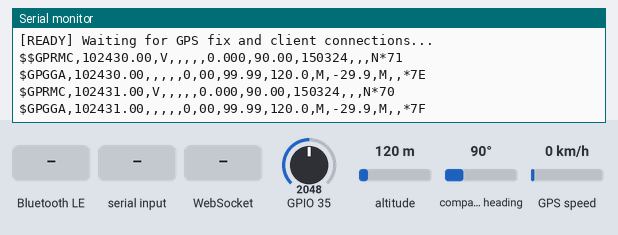
The sketch below on a simulated ESP32. Parts: the last lines printed to the serial monitor. The inputs (shaded band) are chosen by the test bench; at power-on: altitude 120 m, GPIO 35 = 2048, compass heading 90°, GPS speed 0 km/h. The GPS gets a fix after 3 s at 37.7749, -122.4194 with 8 satellites; nothing arrives over Bluetooth unless stated; a phone connects over Bluetooth LE 3 s after start.

Above: at 1.3 s.
1.4 s: altitude set to 20 m
At 2.9 s:
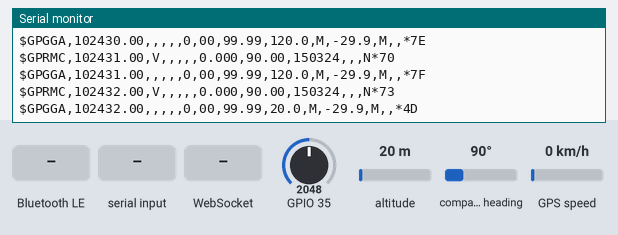
4.6 s: Bluetooth LE write "$" received
At 4.86 s:
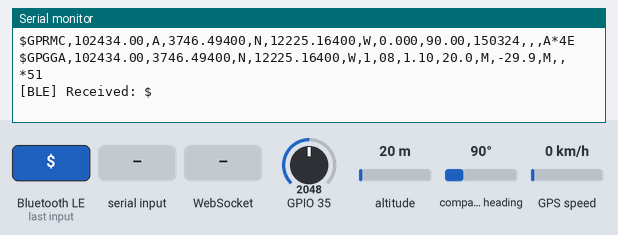
6.5 s: "$\n" received over the second serial link
At 6.9 s:
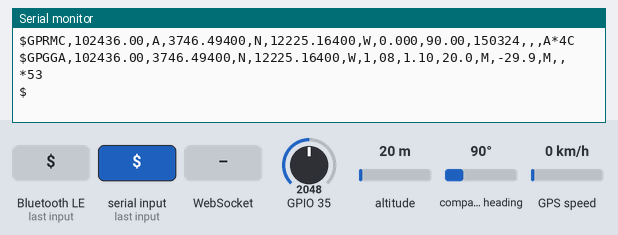
8.6 s: WebSocket text "$" received
At 9.1 s:
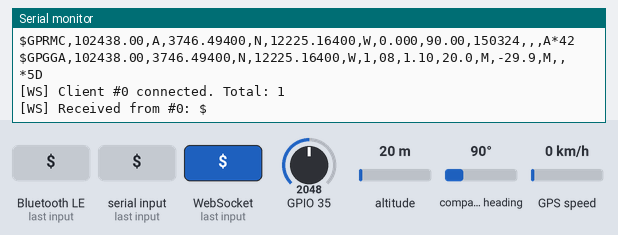
10.1 s: Bluetooth LE write "1" received
17.6 s: WebSocket text "1" received
At 18.1 s:
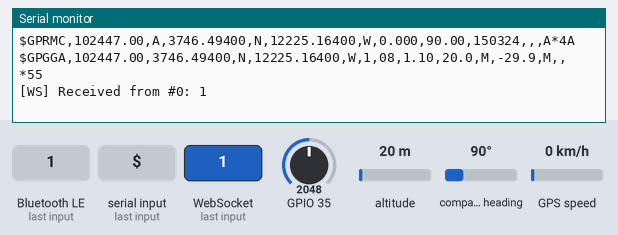

Measured:
- after the input at 1.4 s, the serial monitor: prints a new line after 0.74 s (image 1)
- after the input at 4.6 s, the serial monitor: prints a new line at once (image 2)
- after the input at 6.5 s, the serial monitor: prints a new line at once (image 3)
- after the input at 8.6 s, the serial monitor: prints a new line at once (image 4)
- after the input at 17.6 s, the serial monitor: prints a new line at once (image 5)

The sketch:

trailsync_esp32.ino
```cpp
/**
 * ============================================================
 *  TrailSync ESP32 Firmware
 * ============================================================
 *  Reads NMEA sentences from a NEO-6M GPS module on Serial2
 *  and broadcasts them to the TrailSync PWA via:
 *    1. WiFi Access Point  →  WebSocket server on port 81
 *    2. Bluetooth Low Energy  →  Nordic UART Service (NUS)
 *
 *  Also sends periodic JSON diagnostics that the app renders
 *  in the GPS Settings → Hardware Diagnostics panel.
 *
 *  Wiring (ESP32 ↔ NEO-6M):
 *    ESP32 3.3V   → VCC
 *    ESP32 GND    → GND
 *    ESP32 GPIO16 → TX  (GPS transmits, ESP receives)
 *    ESP32 GPIO17 → RX  (GPS receives, ESP transmits)
 *
 *  Required Arduino Libraries (install via Library Manager or CLI):
 *    1. WebSockets by Markus Sattler  (arduinoWebSockets)
 *    2. TinyGPSPlus by Mikal Hart
 *    3. ArduinoBLE                    (for BLE support)
 *
 *  Board: ESP32 Dev Module (via "esp32 by Espressif" board package)
 *
 *  Arduino CLI install commands:
 *    arduino-cli core install esp32:esp32
 *    arduino-cli lib install "WebSockets"
 *    arduino-cli lib install "TinyGPSPlus"
 *    arduino-cli lib install "ArduinoBLE"
 * ============================================================
 */

#include <WiFi.h>
#include <WebSocketsServer.h>
#include <TinyGPSPlus.h>
#include <BLEDevice.h>
#include <BLEServer.h>
#include <BLEUtils.h>
#include <BLE2902.h>

// ─────────────────────────── CONFIG ───────────────────────────

// WiFi Access Point credentials
const char* AP_SSID     = "TrailSync_GPS";
const char* AP_PASSWORD = "trailsync123";   // min 8 chars; set "" for open network

// GPS serial pins (Hardware Serial2)
#define GPS_RX_PIN 16   // ESP32 RX ← GPS TX
#define GPS_TX_PIN 17   // ESP32 TX → GPS RX
#define GPS_BAUD   9600 // NEO-6M default baud rate

// WebSocket server port (must match ws://192.168.4.1:81 in the app)
#define WS_PORT 81

// How often to send diagnostics JSON (milliseconds)
#define DIAG_INTERVAL_MS 5000

// Firmware version string shown in the app
#define FIRMWARE_VERSION "1.0.0"

// BLE Nordic UART Service UUIDs (must match bluetooth-client.js)
#define NUS_SERVICE_UUID        "6e400001-b5a3-f393-e0a9-e50e24dcca9e"
#define NUS_RX_CHARACTERISTIC   "6e400002-b5a3-f393-e0a9-e50e24dcca9e"  // App writes here
#define NUS_TX_CHARACTERISTIC   "6e400003-b5a3-f393-e0a9-e50e24dcca9e"  // App reads from here

// ─────────────────────────── GLOBALS ──────────────────────────

WebSocketsServer webSocket(WS_PORT);
TinyGPSPlus     gps;

// BLE globals
BLEServer*         pBLEServer         = nullptr;
BLECharacteristic* pTxCharacteristic  = nullptr;
bool               bleDeviceConnected = false;
bool               bleOldConnected    = false;

// NMEA line buffer (max NMEA sentence is ~82 chars, use 256 for safety)
char nmeaBuffer[256];
int  nmeaIdx = 0;

// Timing
unsigned long lastDiagMillis   = 0;
unsigned long bootMillis       = 0;

// Track connected WebSocket clients
uint8_t wsClientCount = 0;

// ─────────────────── BLE CALLBACKS ────────────────────────────

class BLEServerCB : public BLEServerCallbacks {
  void onConnect(BLEServer* pServer) override {
    bleDeviceConnected = true;
    Serial.println("[BLE] Client connected");
  }
  void onDisconnect(BLEServer* pServer) override {
    bleDeviceConnected = false;
    Serial.println("[BLE] Client disconnected");
  }
};

// Optional: handle writes from the app (not currently used by TrailSync)
class BLERxCB : public BLECharacteristicCallbacks {
  void onWrite(BLECharacteristic* pChar) override {
    String rx = pChar->getValue();
    if (rx.length() > 0) {
      Serial.printf("[BLE] Received: %s\n", rx.c_str());
    }
  }
};

// ─────────────────── WebSocket CALLBACKS ──────────────────────

void onWebSocketEvent(uint8_t clientNum, WStype_t type, uint8_t* payload, size_t length) {
  switch (type) {
    case WStype_CONNECTED:
      wsClientCount++;
      Serial.printf("[WS] Client #%u connected. Total: %u\n", clientNum, wsClientCount);
      break;

    case WStype_DISCONNECTED:
      if (wsClientCount > 0) wsClientCount--;
      Serial.printf("[WS] Client #%u disconnected. Total: %u\n", clientNum, wsClientCount);
      break;

    case WStype_TEXT:
      // The app doesn't send commands, but log if it does
      Serial.printf("[WS] Received from #%u: %s\n", clientNum, payload);
      break;

    default:
      break;
  }
}

// ─────────────────────── SETUP ────────────────────────────────

void setup() {
  // Debug serial
  Serial.begin(115200);
  Serial.println();
  Serial.println("================================");
  Serial.println("  TrailSync ESP32 GPS Firmware");
  Serial.println("================================");

  bootMillis = millis();

  // ---- GPS Serial ----
  Serial2.begin(GPS_BAUD, SERIAL_8N1, GPS_RX_PIN, GPS_TX_PIN);
  Serial.printf("[GPS] Serial2 started on RX=%d TX=%d @ %d baud\n", GPS_RX_PIN, GPS_TX_PIN, GPS_BAUD);

  // ---- WiFi Access Point ----
  WiFi.mode(WIFI_AP);
  WiFi.softAP(AP_SSID, AP_PASSWORD);
  delay(100);
  Serial.printf("[WiFi] AP started: SSID=\"%s\"  IP=%s\n", AP_SSID, WiFi.softAPIP().toString().c_str());

  // ---- WebSocket Server ----
  webSocket.begin();
  webSocket.onEvent(onWebSocketEvent);
  Serial.printf("[WS] WebSocket server started on port %d\n", WS_PORT);
  Serial.printf("[WS] Connect from app: ws://%s:%d\n", WiFi.softAPIP().toString().c_str(), WS_PORT);

  // ---- BLE Setup ----
  setupBLE();

  Serial.println("[READY] Waiting for GPS fix and client connections...");
  Serial.println();
}

// ─────────────────────── BLE INIT ─────────────────────────────

void setupBLE() {
  BLEDevice::init("TrailSync_GPS");
  pBLEServer = BLEDevice::createServer();
  pBLEServer->setCallbacks(new BLEServerCB());

  // Create Nordic UART Service
  BLEService* pService = pBLEServer->createService(NUS_SERVICE_UUID);

  // TX Characteristic — the app subscribes to notifications on this
  pTxCharacteristic = pService->createCharacteristic(
    NUS_TX_CHARACTERISTIC,
    BLECharacteristic::PROPERTY_NOTIFY
  );
  pTxCharacteristic->addDescriptor(new BLE2902());

  // RX Characteristic — the app could write here (unused by TrailSync)
  BLECharacteristic* pRxCharacteristic = pService->createCharacteristic(
    NUS_RX_CHARACTERISTIC,
    BLECharacteristic::PROPERTY_WRITE | BLECharacteristic::PROPERTY_WRITE_NR
  );
  pRxCharacteristic->setCallbacks(new BLERxCB());

  pService->start();

  // Start advertising
  BLEAdvertising* pAdvertising = BLEDevice::getAdvertising();
  pAdvertising->addServiceUUID(NUS_SERVICE_UUID);
  pAdvertising->setScanResponse(true);
  pAdvertising->setMinPreferred(0x06);
  pAdvertising->setMinPreferred(0x12);
  BLEDevice::startAdvertising();

  Serial.println("[BLE] Nordic UART Service started, advertising as \"TrailSync_GPS\"");
}

// ─────────────────────── MAIN LOOP ────────────────────────────

void loop() {
  // 1. Service WebSocket events
  webSocket.loop();

  // 2. Handle BLE reconnection advertising
  if (!bleDeviceConnected && bleOldConnected) {
    delay(500);
    pBLEServer->startAdvertising();
    bleOldConnected = false;
  }
  if (bleDeviceConnected && !bleOldConnected) {
    bleOldConnected = true;
  }

  // 3. Read NMEA from GPS and broadcast
  while (Serial2.available()) {
    char c = Serial2.read();

    // Feed TinyGPS++ for satellite/fix info (used in diagnostics)
    gps.encode(c);

    // Build NMEA line
    if (c == '\n' || c == '\r') {
      if (nmeaIdx > 0) {
        nmeaBuffer[nmeaIdx] = '\0';

        // Only forward valid NMEA sentences (start with '$')
        if (nmeaBuffer[0] == '$') {
          broadcastNMEA(nmeaBuffer);
        }

        nmeaIdx = 0;
      }
    } else {
      if (nmeaIdx < (int)(sizeof(nmeaBuffer) - 1)) {
        nmeaBuffer[nmeaIdx++] = c;
      }
    }
  }

  // 4. Send periodic diagnostics
  if (millis() - lastDiagMillis >= DIAG_INTERVAL_MS) {
    lastDiagMillis = millis();
    sendDiagnostics();
  }
}

// ────────────────── BROADCAST NMEA ────────────────────────────

void broadcastNMEA(const char* sentence) {
  // --- WebSocket ---
  if (wsClientCount > 0) {
    webSocket.broadcastTXT(sentence);
  }

  // --- BLE ---
  if (bleDeviceConnected && pTxCharacteristic != nullptr) {
    // BLE MTU is typically 20 bytes; chunk the sentence if needed
    size_t len = strlen(sentence);
    size_t offset = 0;
    while (offset < len) {
      size_t chunk = min((size_t)20, len - offset);
      pTxCharacteristic->setValue((uint8_t*)(sentence + offset), chunk);
      pTxCharacteristic->notify();
      offset += chunk;
      delay(10); // Small delay between BLE chunks to prevent overflow
    }
    // Send newline delimiter so the app knows the sentence is complete
    pTxCharacteristic->setValue((uint8_t*)"\n", 1);
    pTxCharacteristic->notify();
  }

  // --- Debug serial ---
  Serial.println(sentence);
}

// ────────────────── DIAGNOSTICS JSON ──────────────────────────

void sendDiagnostics() {
  // Gather data
  unsigned long uptimeSec = (millis() - bootMillis) / 1000;
  int satellites = gps.satellites.isValid() ? gps.satellites.value() : 0;
  int wifiRSSI   = WiFi.RSSI(); // Signal strength (dBm), relevant when in STA mode

  // Simple battery estimation via ADC (optional: connect battery divider to GPIO 35)
  // If no battery circuit, this will just read noise — harmless placeholder
  int rawADC    = analogRead(35);
  int batteryPct = map(constrain(rawADC, 1800, 4095), 1800, 4095, 0, 100);

  // Build JSON matching what gps-settings.js expects:
  //   { type: "status", battery, signal, firmware, uptime, satellites }
  char json[256];
  snprintf(json, sizeof(json),
    "{\"type\":\"status\",\"battery\":%d,\"signal\":%d,\"firmware\":\"%s\",\"uptime\":%lu,\"satellites\":%d}",
    batteryPct,
    wifiRSSI,
    FIRMWARE_VERSION,
    uptimeSec,
    satellites
  );

  // Send only via WebSocket (BLE channel is reserved for NMEA)
  if (wsClientCount > 0) {
    webSocket.broadcastTXT(json);
  }

  // Debug
  Serial.printf("[DIAG] Sats=%d  Uptime=%lus  Clients(WS=%u BLE=%s)\n",
    satellites, uptimeSec, wsClientCount, bleDeviceConnected ? "yes" : "no");
}
```
